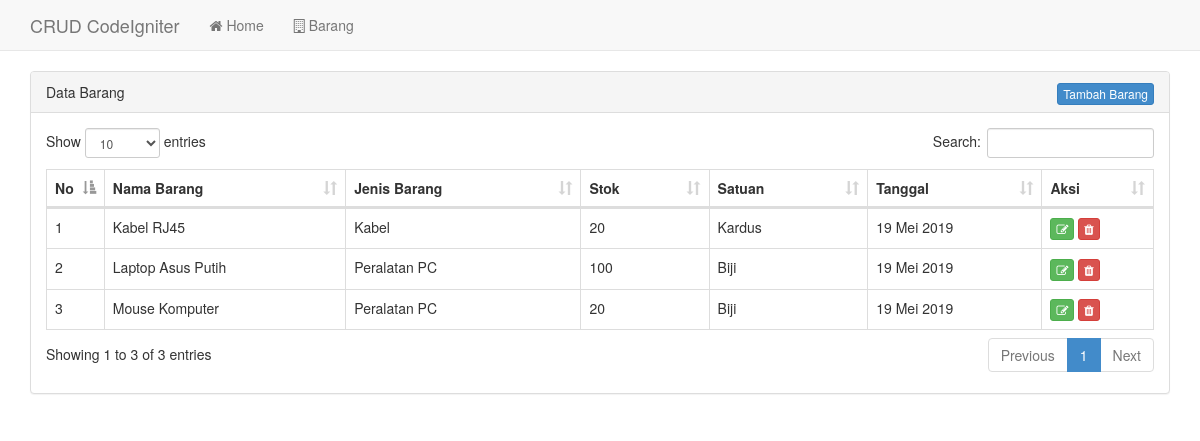
The page / on the database its author committed.
### tables this page shows
CREATE TABLE `barang` (
  `id_barang` varchar(20) NOT NULL,
  `nama_barang` varchar(100) DEFAULT NULL,
  `jenis_barang` varchar(100) DEFAULT NULL,
  `stok_barang` int(11) DEFAULT NULL,
  `satuan_barang` varchar(100) DEFAULT NULL,
  `tgl_barang` date DEFAULT NULL
);

### application/libraries/Template.php (called while the page is built)
<?php
class Template {
	protected $_ci;
	function __construct()
	{
		$this->_ci =&get_instance();
	}
	function admin($template,$data=null)
	{
		$data['_content']=$this->_ci->load->view($template,$data, true);
		$this->_ci->load->view('admin/template.php',$data);
	}
}

### application/controllers/Admin.php (called while the page is built, shortened)
<?php
class Admin extends CI_Controller {
	public function __construct(){
		include APPPATH.'views/function.php';
	}
	public function index(){
		$d['barang']= $this->Mbarang->data();
		$this->template->admin('admin/barang/data',$d);
	}
}

### index.php (called while the page is built, shortened)
<?php
require_once BASEPATH.'core/CodeIgniter.php';

### application/models/Mbarang.php (called while the page is built, shortened)
<?php
class Mbarang extends CI_Model {
	public function data(){
		$this->db->order_by('nama_barang','asc');
		return $this->db->get('barang');
	}
}

### application/views/function.php (called while the page is built, shortened)
<?php
function tgl($date){
  $array_bulan = array(1=>'Januari','Februari','Maret', 'April', 'Mei', 'Juni','Juli','Agustus','September','Oktober', 'November','Desember');
  $date = strtotime($date);
  $tanggal = date ('j', $date);
  $bulan = $array_bulan[date('n',$date)];
  $tahun = date('Y',$date);
  $result = $tanggal ." ". $bulan ." ". $tahun;
  return($result);
}
?>

### application/views/admin/barang/data.php (the view, shortened to what this page needs)
<div class="row">
	<div class="col-lg-12">
		<div class="panel panel-default">
			<div class="panel-heading">
				Data Barang <span class="pull-right"><a href="javascript:void(0)" onclick="tambah()" class="btn btn-primary btn-xs">Tambah Barang</a></span>
			</div>
			<div class="panel-body table-responsive">
	         <table class="table table-bordered table-hover example">
	           	<thead>
		            <th width="5%">No</th>
		            <th>Nama Barang</th>
		            <th>Jenis Barang</th>
		            <th>Stok</th>
		            <th>Satuan</th>
		            <th>Tanggal</th>
		            <th width="10%">Aksi</th>
	           	</thead>
					<tbody>
						<?php $no= 1; foreach($barang->result() as $r){ ?>
						<tr>
							<td><?php echo $no; ?></td>
							<td><?php echo $r->nama_barang; ?></td>
							<td><?php echo $r->jenis_barang; ?></td>
							<td><?php echo $r->stok_barang; ?></td>
							<td><?php echo $r->satuan_barang; ?></td>
							<td><?php echo tgl($r->tgl_barang); ?></td>
							<td>
								<a href="javascript:void(0)" onclick="edit('<?php echo $r->id_barang; ?>')" class="btn btn-success btn-xs"><i class="fa fa-edit"></i></a>
								<a href="javascript:void(0)" onclick="hapus('<?php echo $r->id_barang; ?>')" class="btn btn-danger btn-xs"><i class="fa fa-trash"></i></a>
							</td>
						</tr>
						<?php $no++; } ?>
					</tbody>
				</table>
			</div>
		</div>
	</div>
</div>

### application/views/admin/template.php (shortened to what this page needs)
<!DOCTYPE html>
<html lang="en">
  <head>
    <link href="<?php echo base_url(); ?>/template/css/bootstrap.min.css" rel="stylesheet">
    <link rel="stylesheet" href="<?php echo base_url(); ?>/template/plugins/datatables.net-bs/css/dataTables.bootstrap.min.css">
    <link rel="stylesheet" href="<?php echo base_url(); ?>/template/css/font-awesome/css/font-awesome.min.css">
    <link href="<?php echo base_url(); ?>/template/plugins/sweet-alert/sweetalert2.min.css" rel="stylesheet" type="text/css" />
    <link rel="stylesheet" href="<?php echo base_url(); ?>/template/plugins/izi/dist/css/iziToast.min.css">
    <link rel="stylesheet" href="<?php echo base_url(); ?>/template/plugins/jqueryui/jquery-ui.css">
  </head>
  <body>
    <div class="navbar navbar-default navbar-static-top" role="navigation">
      <div class="container">
        <div class="navbar-header">
          <a class="navbar-brand" href="#">CRUD CodeIgniter</a>
        </div>
        <div class="navbar-collapse collapse">
          <ul class="nav navbar-nav">
            <li><a href="<?php echo base_url('admin'); ?>"><i class="fa fa-home"></i> Home</a></li>
            <li><a href="<?php echo base_url('admin/barang'); ?>"><i class="fa fa-building-o"></i> Barang</a></li>
          </ul>
        </div>
      </div>
    </div>
    <div class="container">
        <?php
          echo $_content;
        ?>
    </div>
  </body>
</html>

### rows shown on the page
barang: nama_barang "Kabel RJ45", jenis_barang "Kabel", stok_barang "20", satuan_barang "Kardus", tgl_barang "19 Mei 2019"
barang: nama_barang "Laptop Asus Putih", jenis_barang "Peralatan PC", stok_barang "100", satuan_barang "Biji", tgl_barang "19 Mei 2019"
barang: nama_barang "Mouse Komputer", jenis_barang "Peralatan PC", stok_barang "20", satuan_barang "Biji", tgl_barang "19 Mei 2019"
